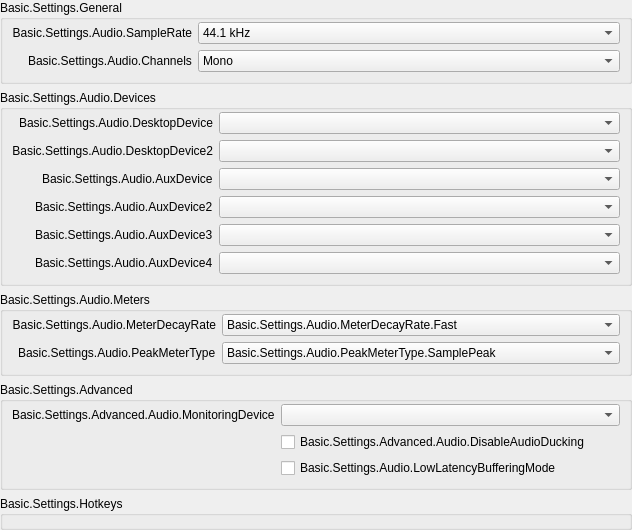
           <widget class="QWidget" name="scrollAreaWidgetContents_50">
            <property name="geometry">
             <rect>
              <x>0</x>
              <y>0</y>
              <width>632</width>
              <height>495</height>
             </rect>
            </property>
            <layout class="QVBoxLayout" name="verticalLayout_50">
             <property name="leftMargin">
              <number>0</number>
             </property>
             <property name="topMargin">
              <number>0</number>
             </property>
             <property name="rightMargin">
              <number>0</number>
             </property>
             <property name="bottomMargin">
              <number>0</number>
             </property>
             <item>
              <widget class="QFrame" name="widget_50">
               <layout class="QVBoxLayout" name="verticalLayout_51">
                <property name="leftMargin">
                 <number>0</number>
                </property>
                <property name="topMargin">
                 <number>0</number>
                </property>
                <property name="rightMargin">
                 <number>0</number>
                </property>
                <property name="bottomMargin">
                 <number>0</number>
                </property>
                <item>
                 <widget class="QGroupBox" name="audioGeneralGroupBox">
                  <property name="title">
                   <string>Basic.Settings.General</string>
                  </property>
                  <layout class="QFormLayout" name="formLayout_52">
                   <property name="fieldGrowthPolicy">
                    <enum>QFormLayout::FieldGrowthPolicy::AllNonFixedFieldsGrow</enum>
                   </property>
                   <property name="labelAlignment">
                    <set>Qt::AlignmentFlag::AlignRight|Qt::AlignmentFlag::AlignTrailing|Qt::AlignmentFlag::AlignVCenter</set>
                   </property>
                   <property name="topMargin">
                    <number>2</number>
                   </property>
                   <item row="0" column="0">
                    <widget class="QLabel" name="label_14">
                     <property name="minimumSize">
                      <size>
                       <width>170</width>
                       <height>0</height>
                      </size>
                     </property>
                     <property name="text">
                      <string>Basic.Settings.Audio.SampleRate</string>
                     </property>
                     <property name="alignment">
                      <set>Qt::AlignmentFlag::AlignRight|Qt::AlignmentFlag::AlignTrailing|Qt::AlignmentFlag::AlignVCenter</set>
                     </property>
                     <property name="buddy">
                      <cstring>sampleRate</cstring>
                     </property>
                    </widget>
                   </item>
                   <item row="0" column="1">
                    <widget class="QComboBox" name="sampleRate">
                     <property name="currentText">
                      <string notr="true">44.1 kHz</string>
                     </property>
                     <property name="currentIndex">
                      <number>0</number>
                     </property>
                     <item>
                      <property name="text">
                       <string>44.1 kHz</string>
                      </property>
                     </item>
                     <item>
                      <property name="text">
                       <string>48 kHz</string>
                      </property>
                     </item>
                    </widget>
                   </item>
                   <item row="1" column="0">
                    <widget class="QLabel" name="label_15">
                     <property name="text">
                      <string>Basic.Settings.Audio.Channels</string>
                     </property>
                     <property name="buddy">
                      <cstring>channelSetup</cstring>
                     </property>
                    </widget>
                   </item>
                   <item row="1" column="1">
                    <widget class="QComboBox" name="channelSetup">
                     <property name="currentText">
                      <string>Mono</string>
                     </property>
                     <property name="currentIndex">
                      <number>0</number>
                     </property>
                     <item>
                      <property name="text">
                       <string>Mono</string>
                      </property>
                     </item>
                     <item>
                      <property name="text">
                       <string>Stereo</string>
                      </property>
                     </item>
                     <item>
                      <property name="text">
                       <string>2.1</string>
                      </property>
                     </item>
                     <item>
                      <property name="text">
                       <string>4.0</string>
                      </property>
                     </item>
                     <item>
                      <property name="text">
                       <string>4.1</string>
                      </property>
                     </item>
                     <item>
                      <property name="text">
                       <string>5.1</string>
                      </property>
                     </item>
                     <item>
                      <property name="text">
                       <string>7.1</string>
                      </property>
                     </item>
                    </widget>
                   </item>
                  </layout>
                 </widget>
                </item>
                <item>
                 <widget class="QGroupBox" name="audioDevicesGroupBox">
                  <property name="title">
                   <string>Basic.Settings.Audio.Devices</string>
                  </property>
                  <layout class="QFormLayout" name="formLayout_53">
                   <property name="fieldGrowthPolicy">
                    <enum>QFormLayout::FieldGrowthPolicy::AllNonFixedFieldsGrow</enum>
                   </property>
                   <property name="labelAlignment">
                    <set>Qt::AlignmentFlag::AlignRight|Qt::AlignmentFlag::AlignTrailing|Qt::AlignmentFlag::AlignVCenter</set>
                   </property>
                   <property name="topMargin">
                    <number>2</number>
                   </property>
                   <item row="0" column="0">
                    <widget class="QLabel" name="label_2">
                     <property name="minimumSize">
                      <size>
                       <width>170</width>
                       <height>0</height>
                      </size>
                     </property>
                     <property name="text">
                      <string>Basic.Settings.Audio.DesktopDevice</string>
                     </property>
                     <property name="alignment">
                      <set>Qt::AlignmentFlag::AlignRight|Qt::AlignmentFlag::AlignTrailing|Qt::AlignmentFlag::AlignVCenter</set>
                     </property>
                     <property name="buddy">
                      <cstring>desktopAudioDevice1</cstring>
                     </property>
                    </widget>
                   </item>
                   <item row="0" column="1">
                    <widget class="QComboBox" name="desktopAudioDevice1">
                     <property name="enabled">
                      <bool>true</bool>
                     </property>
                    </widget>
                   </item>
                   <item row="1" column="0">
                    <widget class="QLabel" name="label_3">
                     <property name="text">
                      <string>Basic.Settings.Audio.DesktopDevice2</string>
                     </property>
                     <property name="alignment">
                      <set>Qt::AlignmentFlag::AlignRight|Qt::AlignmentFlag::AlignTrailing|Qt::AlignmentFlag::AlignVCenter</set>
                     </property>
                     <property name="buddy">
                      <cstring>desktopAudioDevice2</cstring>
                     </property>
                    </widget>
                   </item>
                   <item row="1" column="1">
                    <widget class="QComboBox" name="desktopAudioDevice2">
                     <property name="enabled">
                      <bool>true</bool>
                     </property>
                    </widget>
                   </item>
                   <item row="2" column="0">
                    <widget class="QLabel" name="label_4">
                     <property name="text">
                      <string>Basic.Settings.Audio.AuxDevice</string>
                     </property>
                     <property name="buddy">
                      <cstring>auxAudioDevice1</cstring>
                     </property>
                    </widget>
                   </item>
                   <item row="2" column="1">
                    <widget class="QComboBox" name="auxAudioDevice1">
                     <property name="enabled">
                      <bool>true</bool>
                     </property>
                    </widget>
                   </item>
                   <item row="3" column="0">
                    <widget class="QLabel" name="label_5">
                     <property name="text">
                      <string>Basic.Settings.Audio.AuxDevice2</string>
                     </property>
                     <property name="buddy">
                      <cstring>auxAudioDevice2</cstring>
                     </property>
                    </widget>
                   </item>
                   <item row="3" column="1">
                    <widget class="QComboBox" name="auxAudioDevice2">
                     <property name="enabled">
                      <bool>true</bool>
                     </property>
                    </widget>
                   </item>
                   <item row="4" column="0">
                    <widget class="QLabel" name="label_6">
                     <property name="text">
                      <string>Basic.Settings.Audio.AuxDevice3</string>
                     </property>
                     <property name="buddy">
                      <cstring>auxAudioDevice3</cstring>
                     </property>
                    </widget>
                   </item>
                   <item row="4" column="1">
                    <widget class="QComboBox" name="auxAudioDevice3">
                     <property name="enabled">
                      <bool>true</bool>
                     </property>
                    </widget>
                   </item>
                   <item row="5" column="1">
                    <widget class="QComboBox" name="auxAudioDevice4">
                     <property name="enabled">
                      <bool>true</bool>
                     </property>
                    </widget>
                   </item>
                   <item row="5" column="0">
                    <widget class="QLabel" name="label_67">
                     <property name="text">
                      <string>Basic.Settings.Audio.AuxDevice4</string>
                     </property>
                     <property name="buddy">
                      <cstring>auxAudioDevice4</cstring>
                     </property>
                    </widget>
                   </item>
                  </layout>
                 </widget>
                </item>
                <item>
                 <widget class="QGroupBox" name="audioMetersGroupBox">
                  <property name="title">
                   <string>Basic.Settings.Audio.Meters</string>
                  </property>
                  <layout class="QFormLayout" name="formLayout_54">
                   <property name="fieldGrowthPolicy">
                    <enum>QFormLayout::FieldGrowthPolicy::AllNonFixedFieldsGrow</enum>
                   </property>
                   <property name="labelAlignment">
                    <set>Qt::AlignmentFlag::AlignRight|Qt::AlignmentFlag::AlignTrailing|Qt::AlignmentFlag::AlignVCenter</set>
                   </property>
                   <property name="topMargin">
                    <number>2</number>
                   </property>
                   <item row="0" column="0">
                    <widget class="QLabel" name="label_65">
                     <property name="minimumSize">
                      <size>
                       <width>170</width>
                       <height>0</height>
                      </size>
                     </property>
                     <property name="text">
                      <string>Basic.Settings.Audio.MeterDecayRate</string>
                     </property>
                     <property name="alignment">
                      <set>Qt::AlignmentFlag::AlignRight|Qt::AlignmentFlag::AlignTrailing|Qt::AlignmentFlag::AlignVCenter</set>
                     </property>
                     <property name="buddy">
                      <cstring>meterDecayRate</cstring>
                     </property>
                    </widget>
                   </item>
                   <item row="0" column="1">
                    <widget class="QComboBox" name="meterDecayRate">
                     <property name="currentText">
                      <string>Basic.Settings.Audio.MeterDecayRate.Fast</string>
                     </property>
                     <property name="currentIndex">
                      <number>0</number>
                     </property>
                     <item>
                      <property name="text">
                       <string>Basic.Settings.Audio.MeterDecayRate.Fast</string>
                      </property>
                     </item>
                     <item>
                      <property name="text">
                       <string>Basic.Settings.Audio.MeterDecayRate.Medium</string>
                      </property>
                     </item>
                     <item>
                      <property name="text">
                       <string>Basic.Settings.Audio.MeterDecayRate.Slow</string>
                      </property>
                     </item>
                    </widget>
                   </item>
                   <item row="1" column="0">
                    <widget class="QLabel" name="label_66">
                     <property name="text">
                      <string>Basic.Settings.Audio.PeakMeterType</string>
                     </property>
                     <property name="buddy">
                      <cstring>peakMeterType</cstring>
                     </property>
                    </widget>
                   </item>
                   <item row="1" column="1">
                    <widget class="QComboBox" name="peakMeterType">
                     <property name="currentIndex">
                      <number>0</number>
                     </property>
                     <item>
                      <property name="text">
                       <string>Basic.Settings.Audio.PeakMeterType.SamplePeak</string>
                      </property>
                     </item>
                     <item>
                      <property name="text">
                       <string>Basic.Settings.Audio.PeakMeterType.TruePeak</string>
                      </property>
                     </item>
                    </widget>
                   </item>
                  </layout>
                 </widget>
                </item>
                <item>
                 <widget class="QGroupBox" name="audioAdvGroupBox">
                  <property name="title">
                   <string>Basic.Settings.Advanced</string>
                  </property>
                  <layout class="QFormLayout" name="formLayout_56">
                   <property name="fieldGrowthPolicy">
                    <enum>QFormLayout::FieldGrowthPolicy::AllNonFixedFieldsGrow</enum>
                   </property>
                   <property name="labelAlignment">
                    <set>Qt::AlignmentFlag::AlignRight|Qt::AlignmentFlag::AlignTrailing|Qt::AlignmentFlag::AlignVCenter</set>
                   </property>
                   <property name="topMargin">
                    <number>2</number>
                   </property>
                   <item row="0" column="0">
                    <widget class="QLabel" name="monitoringDeviceLabel">
                     <property name="text">
                      <string>Basic.Settings.Advanced.Audio.MonitoringDevice</string>
                     </property>
                     <property name="buddy">
                      <cstring>monitoringDevice</cstring>
                     </property>
                    </widget>
                   </item>
                   <item row="0" column="1">
                    <widget class="QComboBox" name="monitoringDevice"/>
                   </item>
                   <item row="1" column="1">
                    <widget class="QCheckBox" name="disableAudioDucking">
                     <property name="text">
                      <string>Basic.Settings.Advanced.Audio.DisableAudioDucking</string>
                     </property>
                    </widget>
                   </item>
                   <item row="2" column="0">
                    <spacer name="horizontalSpacer_11">
                     <property name="orientation">
                      <enum>Qt::Orientation::Horizontal</enum>
                     </property>
                     <property name="sizeType">
                      <enum>QSizePolicy::Policy::Expanding</enum>
                     </property>
                     <property name="sizeHint" stdset="0">
                      <size>
                       <width>170</width>
                       <height>20</height>
                      </size>
                     </property>
                    </spacer>
                   </item>
                   <item row="2" column="1">
                    <widget class="QCheckBox" name="lowLatencyBuffering">
                     <property name="text">
                      <string>Basic.Settings.Audio.LowLatencyBufferingMode</string>
                     </property>
                    </widget>
                   </item>
                  </layout>
                 </widget>
                </item>
                <item>
                 <widget class="QGroupBox" name="audioHotkeysGroupBox">
                  <property name="title">
                   <string>Basic.Settings.Hotkeys</string>
                  </property>
                  <layout class="QFormLayout" name="audioSourceLayout">
                   <property name="fieldGrowthPolicy">
                    <enum>QFormLayout::FieldGrowthPolicy::AllNonFixedFieldsGrow</enum>
                   </property>
                   <property name="labelAlignment">
                    <set>Qt::AlignmentFlag::AlignRight|Qt::AlignmentFlag::AlignTrailing|Qt::AlignmentFlag::AlignVCenter</set>
                   </property>
                   <property name="topMargin">
                    <number>2</number>
                   </property>
                  </layout>
                 </widget>
                </item>
                <item>
                 <spacer name="verticalSpacer_4">
                  <property name="orientation">
                   <enum>Qt::Orientation::Vertical</enum>
                  </property>
                  <property name="sizeHint" stdset="0">
                   <size>
                    <width>20</width>
                    <height>0</height>
                   </size>
                  </property>
                 </spacer>
                </item>
               </layout>
              </widget>
             </item>
            </layout>
           </widget>
